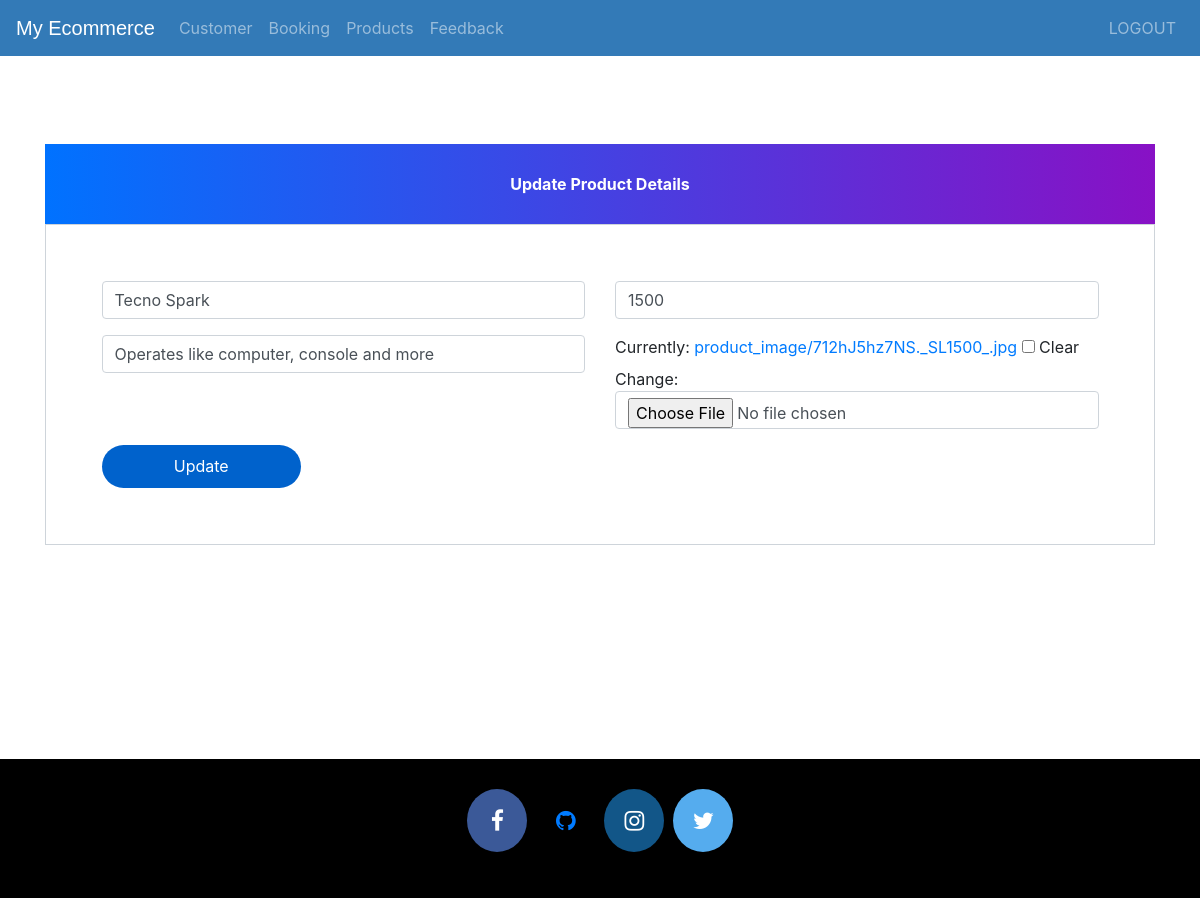
The app's page /update-product/1 (signed in) with its own data.
### ecom/models.py (models this page shows, shortened)
class Product(models.Model):
    name=models.CharField(max_length=40)
    product_image= models.ImageField(upload_to='product_image/',null=True,blank=True)
    price = models.PositiveIntegerField()
    description=models.CharField(max_length=40)

### ecom/views.py (the view)
# urls.py: path('update-product/<int:pk>', views.update_product_view,name='update-product'),
@login_required(login_url='adminlogin')
def update_product_view(request,pk):
    product=models.Product.objects.get(id=pk)
    productForm=forms.ProductForm(instance=product)
    if request.method=='POST':
        productForm=forms.ProductForm(request.POST,request.FILES,instance=product)
        if productForm.is_valid():
            productForm.save()
            return redirect('admin-products')
    return render(request,'ecom/admin_update_product.html',{'productForm':productForm})

### ecom/forms.py
class ProductForm(forms.ModelForm):
    class Meta:
        model=models.Product
        fields=['name','price','description','product_image']

### templates/ecom/admin_update_product.html (shortened to what this page needs)
{% extends 'ecom/admin_base.html' %}
{% load widget_tweaks %}
{% block content %}
<head>
  <link href="//maxcdn.bootstrapcdn.com/bootstrap/4.1.1/css/bootstrap.min.css" rel="stylesheet" id="bootstrap-css">
</head>
<br><br><br><br><br><br>
<form method="post" enctype="multipart/form-data">
  <div class="container register-form">
    <div class="form">
      <div class="note">
        <p>Update Product Details</p>
      </div>
      <div class="form-content">
        <div class="row">
          <div class="col-md-6">
            <div class="form-group">
              {% render_field productForm.name class="form-control" placeholder="Product Name" %}
            </div>
            <div class="form-group">
              {% render_field productForm.description class="form-control" placeholder="Description" %}
            </div>
          </div>
          <div class="col-md-6">
            <div class="form-group">
              {% render_field productForm.price class="form-control" placeholder="Price" %}
            </div>
            <div class="form-group">
              {% render_field productForm.product_image class="form-control" placeholder="product_image" %}
            </div>
          </div>
        </div>
        <button type="submit" class="btnSubmit">Update</button>
      </div>
    </div>
  </div>
</form>
{% endblock content %}

### templates/ecom/admin_base.html (style rules this page uses)
p { text-align: center; }

### templates/ecom/admin_update_product.html (style rules this page uses)
a:link { text-decoration: none; }
.note { text-align: center; height: 80px; background: -webkit-linear-gradient(left, #0072ff, #8811c5); color: #fff; font-weight: bold; line-height: 80px; }
.form-content { padding: 5%; border: 1px solid #ced4da; margin-bottom: 2%; }
.form-control { border-radius: 1.5rem; }
.btnSubmit { border: none; border-radius: 1.5rem; padding: 1%; width: 20%; cursor: pointer; background: #0062cc; color: #fff; }

### records on screen
Product: name "Tecno Spark", description "Operates like computer, console and more", price "1500"
